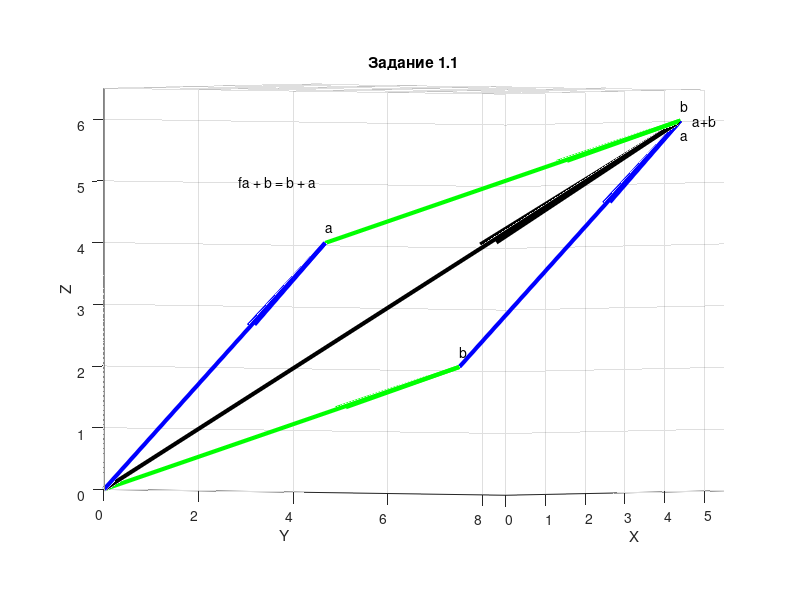
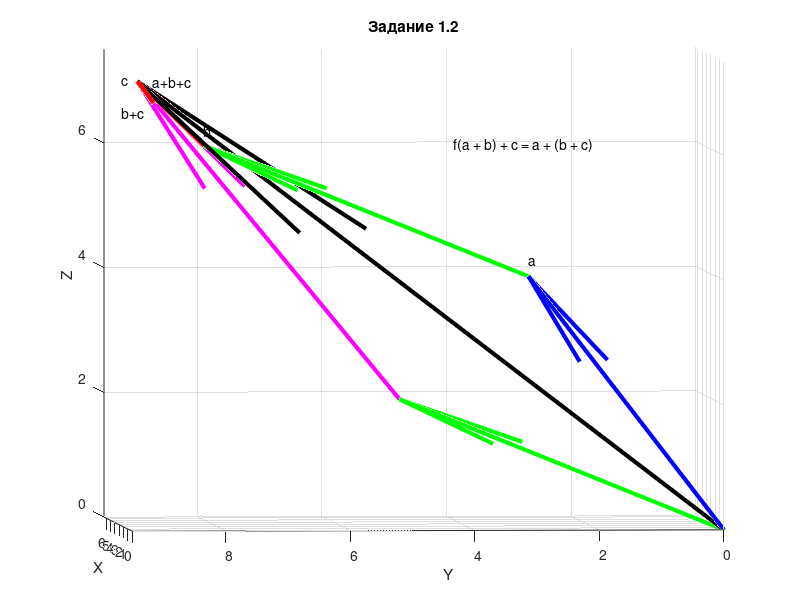
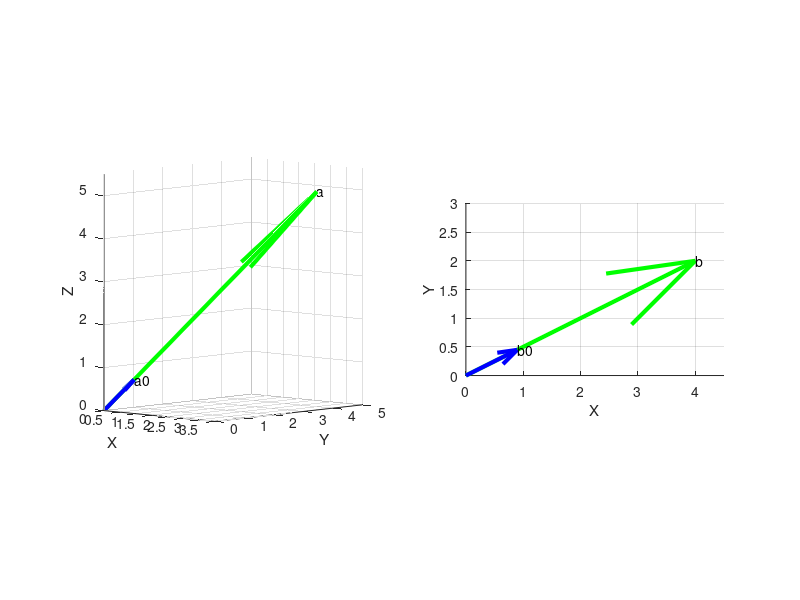
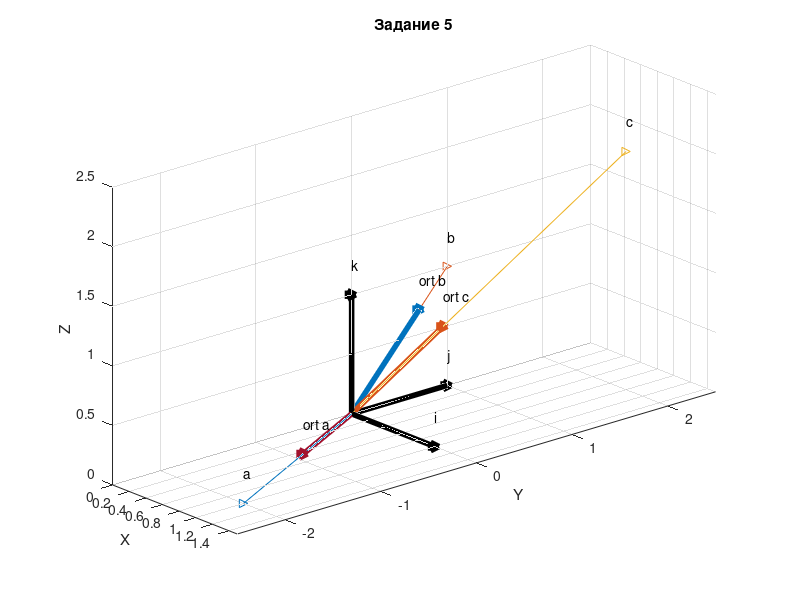

Recreate these plots in MATLAB, in order. (Note: this script raises an error after producing the figures.)
%% ДЗ к семинару 4 по алгебре Matlab

%% Задание 1
% Проверьте свойства суммы векторов (источник [1], стр. 7),      
% используя векторы a=(2;3;4), b=(3;5;2), c=(1;1;1): 
% сначала непосредственно (сумма 1 == сумма 2), 
% затем используя функцию isequal( , ). 
% Сделайте геометрическую интерпретацию.
a = [2, 3, 4];
b = [3, 5, 2];
c = [1, 1, 1];
disp("коммутативное свойство через == : a+b=b+a")
a + b == b + a
disp("коммутативное свойство через isequal : a+b=b+a")
isequal(a + b, b + a)
disp("ассоциативное свойство через == : (a+b)+c=a+(b+c)")
a + b + c == a + (b + c)
disp("ассоциативное свойство через isequal : (a+b)+c=a+(b+c)")
isequal(a + b + c, a + (b + c))

figure("Name", "Задание 1.1");
title("Задание 1.1");
grid on;
hold on;
quiver3(0,0,0,2,3,4,1,'LineWidth',3,"Color","b");
quiver3(2,3,4,3,5,2,1,'LineWidth',3,"Color","g");
quiver3(0,0,0,3+2,5+3,2+4,1,'LineWidth',3,"Color","k");
quiver3(0,0,0,3,5,2,1,'LineWidth',3,"Color","g");
quiver3(3,5,2,2,3,4,1,'LineWidth',3,"Color","b");
axis equal;
axis([0 5.5 0 8.5 0 6.5]);
xlabel("X");
ylabel("Y");
zlabel("Z");
text(2, 3, 4.25,"a");
text(3+2,5+3,2+4 + 0.25,"b");
text(3+2,5+3 + 0.25,2+4,"a+b");
text(3, 5, 2.25,"b");
text(2+3,3+5,4+2 - 0.25,"a");
text(1,2,5,"\bfa + b = b + a", "LineWidth", 4);
view(50,-1)

figure("Name", "Задание 1.2");
title("Задание 1.2");
grid on;
hold on;
quiver3(0,0,0,2,3,4,1,'LineWidth',3,"Color","b");
quiver3(2,3,4,3,5,2,1,'LineWidth',3,"Color","g");
quiver3(2+3,3+5,4+2,1,1,1,1,'LineWidth',3,"Color","r");
quiver3(0,0,0,3+2+1,5+3+1,2+4+1,1,'LineWidth',3,"Color","k");

quiver3(0,0,0,3,5,2,1,'LineWidth',3,"Color","g");
quiver3(3,5,2,2+1,3+1,4+1,1,'LineWidth',3,"Color","magenta");
axis equal;
axis([0 6.5 0 9.5 0 7.5]);
xlabel("X");
ylabel("Y");
zlabel("Z");
text(2, 3, 4.25,"a");
text(3+2,5+3,2+4 + 0.25,"b");
text(3+2+1,5+3+1 + 0.25,2+4+1,"c");
text(3+2+1,5+3+1 - 0.25,2+4+1,"a+b+c");
text(3+2+1,5+3+1 + 0.25,2+4+1 - 0.5,"b+c");
text(5,4,6,"\bf(a + b) + c = a + (b + c)");
view(-94,2)

%% Задание 2
% Проверьте свойства умножения вектора на число 
% (1,2,3 согласно источнику [1], стр. 29) 
% на следующих векторах: a=(4,2,3), b=(1,5,2) 
% и числах: α=4, β=3. Используйте isequal.
a = [4,2,3];
b = [1,5,2];
alpha = 4;
beta = 3;
disp("дистрибутивное свойство: α(a+b)=αa+αb")
isequal(alpha * (a + b), alpha*a + alpha*b)
disp("дистрибутивное свойство: (α+β)a=αa+βa")
isequal((alpha + beta) * a, alpha*a + beta*a)
disp("ассоциативное свойство: α(βa)=(αβ)a")
isequal(alpha * (beta*a), (alpha*beta)*a)

%% Задание 3
% Длину вектора  a = {3, 4, 5} вычислите по 
% определению ([1], стр. 30) и с помощью 
% встроенной функции norm(). Вычислите орт 
% а0 (найдите его координаты). Проверьте, 
% является ли вычисленный вектор единичным 
% (isequal). Изобразите оба вектора. 
% Сделайте то же самое для вектора b = {4, 2}.
figure("Name", "Задание 3");
title("Задание 3");

a = [3,4,5];
disp("длина вектора по определению:")
length1 = sqrt(sum(a.^2))
disp("длина вектора с помощью norm():")
length2 = norm(a)
a0 = a / length1
disp("a0 - единичный? :")
isequal(1, norm(a0))
subplot(1,2,1);
grid on;
hold on;
quiver3(0,0,0,3,4,5,1,'LineWidth',3,"Color","g");
quiver3(0,0,0,a0(1),a0(2),a0(3),1,'LineWidth',3,"Color","b");
axis equal;
axis([0 3.5 0 5 0 5.5]);
xlabel("X");
ylabel("Y");
zlabel("Z");
text(3,4,5, "a");
text(a0(1),a0(2),a0(3), "a0");
view(43,6)

b = [4,2];
disp("длина вектора по определению:")
lengthB1 = sqrt(sum(b.^2))
disp("длина вектора с помощью norm():")
lengthB2 = norm(b)
b0 = b / lengthB1
disp("b0 - единичный? :")
isequal(1, norm(b0))
subplot(1,2,2);
grid on;
hold on;
quiver(0,0,4,2,1,'LineWidth',3,"Color","g");
quiver(0,0,b0(1),b0(2),1,'LineWidth',3,"Color","b");
axis equal;
axis([0 4.5 0 3]);
xlabel("X");
ylabel("Y");
text(4,2, "b");
text(b0(1),b0(2), "b0");

%% Задание 4
% Вычислите в градусах углы наклона вектора 
% a = {3, 4, 5} к осям координат. Проверьте, 
% что сумма квадратов направляющих косинусов 
% вектора будет равна единице. Сделайте то же 
% самое для вектора b = {4, 2}.
a = [3,4,5];
disp("косинусы к осям координат: ")
cosA = a ./ norm(a)
disp("сумма квадратов напрвлющих косинусов: ")
summaA = sum(cosA.^2)
disp("углы в градусах: ")
anglesA = acosd(cosA)

b = [4,2];
disp("косинусы к осям координат: ")
cosB = b ./ norm(b)
disp("сумма квадратов напрвлющих косинусов: ")
summaB = sum(cosB.^2)
disp("углы в градусах: ")
anglesB = acosd(cosB)

%% Задание 5
% Векторы a = {1, -2, 0}, b = {0, 1, 1} 
% и c = {1, 2, 2} образуют базис (покажите, 
% что векторы некомпланарны). Изобразите эти 
% векторы с помощью функций line и plot3. 
% Изобразите координатные орты  черным цветом, 
% толщиной ‘LineWidth’, 4. Вычислите и изобразите 
% орты векторов  толщиной ‘LineWidth’, 4.
figure("Name", "Задание 5");
title("Задание 5");
grid on;
hold on;
a = [1,-2,0];
b = [0,1,1];
c = [1,2,2];
disp("a, b, c не компланарны, т.к. их смешанное произведение равно: ")
dot_cross = dot(cross(a,b),c)
line([0,0,0; a(1),b(1),c(1)], [0,0,0; a(2),b(2),c(2)], [0,0,0; a(3),b(3),c(3)])
plot3(a(1),a(2),a(3),'>')
plot3(b(1),b(2),b(3),'>')
plot3(c(1),c(2),c(3),'>')
text(a(1), a(2), a(3)+0.25,"a")
text(b(1), b(2), b(3)+0.25,"b")
text(c(1), c(2), c(3)+0.25,"c")

line([0,0,0; 1,0,0], [0,0,0; 0,1,0], [0,0,0; 0,0,1], 'LineWidth', 4, 'Color', 'k')
plot3(1,0,0,'>', 'LineWidth', 4, 'Color', 'k')
plot3(0,1,0,'>', 'LineWidth', 4, 'Color', 'k')
plot3(0,0,1,'>', 'LineWidth', 4, 'Color', 'k')
text(1, 0, 0+0.25,"i")
text(0, 1, 0+0.25,"j")
text(0, 0, 1+0.25,"k")

ortA = a / norm(a)
ortB = b / norm(b)
ortC = c / norm(c)
line([0,0,0; ortA(1),ortB(1),ortC(1)], [0,0,0; ortA(2),ortB(2),ortC(2)], [0,0,0; ortA(3),ortB(3),ortC(3)], 'LineWidth', 4)
plot3(ortA(1),ortA(2),ortA(3),'>', 'LineWidth', 4)
plot3(ortB(1),ortB(2),ortB(3),'>', 'LineWidth', 4)
plot3(ortC(1),ortC(2),ortC(3),'>', 'LineWidth', 4)
text(ortA(1), ortA(2), ortA(3)+0.25,"ort a")
text(ortB(1), ortB(2), ortB(3)+0.25,"ort b")
text(ortC(1), ortC(2), ortC(3)+0.25,"ort c")

axis equal;
axis([0 1.5 -2.5 2.5 0 2.5]);
xlabel("X");
ylabel("Y");
zlabel("Z");
view(49,20)

%% Задание 6
% Векторы  p = {2,-3}  и  q = {1,2} 
% образуют базис (покажите, что векторы 
% неколлинеарны).  Найдите разложение 
% вектора s = {9,4}  по базису p и q: 
% s =mp + nq. Изобразите  векторы p, q , 
% mp, nq, s,  а также координатные оси Ox и Oy 
% и координатные орты i, j.
figure("Name", "Задание 6", "NumberTitle","off");
title("Задание 5");
grid on;
hold on;
p = [2,-3];
q = [1,2];
p3 = [2,-3,0];
q3 = [1,2,0];
disp("p, q не коллинеарны, т.к. их векторное произведение не равно 0: ")
cross_p3q3 = cross(p3,q3)
s = [9,4];
opr = det(horzcat(p', q'));
opr1 = det(horzcat(s', q'));
opr2 = det(horzcat(p', s'));
m = opr1 / opr;
n = opr2 / opr;
mp = m * p
nq = n * q

quiver(0, 0, mp(1), mp(2), 1)
quiver(0, 0, nq(1), nq(2), 1)
quiver(0, 0, p(1), p(2), 1)
quiver(0, 0, q(1), q(2), 1)
quiver(0, 0, s(1), s(2), 1)
quiver(0, 0, 1, 0, 1, 'Color','k', 'LineWidth', 2)
quiver(0, 0, 0, 1, 1, 'Color','k', 'LineWidth', 2)
quiver(0, 0, 0, 10, 1, 'Color','k')
quiver(0, 0, 10, 0, 1, 'Color','k')
text(q(1), q(2), '\bfq');
text(p(1), p(2), '\bfp');
text(s(1), s(2), '\bfs');
text(mp(1), mp(2), '\bfmp');
text(nq(1), nq(2), '\bfnq');
text(1, 0.25, '\bfi');
text(0, 1.25, '\bfj');
text(-0.25, 5, '\bfY', 'Color','k');
text(5, -0.25, '\bfX', 'Color','k');
axis equal;

%% Задание 7
% На плоскости даны три вектора a = {3,2}, 
% b = {-2,1}, c = {4,-4}. Определите разложение 
% каждого из этих трёх векторов, принимая в 
% качестве базиса  два других. Графическое окно 
% разбейте на четыре области.  Во всех окнах 
% изобразите координатные оси Ox и Oy,  орты i, j. 
% В первом изобразите три вектора. В оставшихся трёх – 
% геометрическую интерпретацию разложения каждого из 
% этих трёх векторов по двум остальным. Векторы базиса 
% представьте синим цветом, разлагаемый вектор – красным. 
figure("Name", "Задание 7", "NumberTitle","off");
a = [3,2];
b = [-2,1];
c = [4,-4];

subplot(2,2,1);
hold on;
grid on;
quiver(0,0,a(1),a(2),1);
quiver(0,0,b(1),b(2),1);
quiver(0,0,c(1),c(2),1);
quiver(0,-4,0,6,1, 'Color', 'k');
quiver(-2,0,6,0,1, 'Color', 'k');
quiver(0,0,1,0,1, 'Color', 'k', 'LineWidth',2);
quiver(0,0,0,1,1, 'Color', 'k', 'LineWidth',2);
text(3,2,"a");
text(-2,1,"b");
text(4,-4,"c");
text(1,0,"i");
text(0.15,1,"j");
text(4,0,"X");
text(0,2,"Y");
axis equal;
axis([-2 4 -4 2]);


subplot(2,2,2);
hold on;
grid on;
decA = decompose(b,c,a);
quiver(0, 0, b(1), b(2), 1, 'color', 'blue', 'lineWidth', 2)
quiver(0, 0, decA(1)*b(1), decA(1)*b(2), 1, 'color', 'blue', 'lineWidth', 2)
quiver(0, 0, c(1), c(2), 1, 'color', 'blue', 'lineWidth', 2)
quiver(0, 0, decA(2)*c(1), decA(2)*c(2), 1, 'color', 'blue', 'lineWidth', 2)
quiver(0, 0, a(1), a(2), 1, 'color', 'red', 'lineWidth', 2)
quiver(0,-4,0,6,1, 'Color', 'k');
quiver(-2,0,6,0,1, 'Color', 'k');
quiver(0,0,1,0,1, 'Color', 'k', 'LineWidth',2);
quiver(0,0,0,1,1, 'Color', 'k', 'LineWidth',2);
text(1,0,"i");
text(0.15,1,"j");
text(4,0,"X");
text(0,2,"Y");
axis equal;
axis([-8 10 -5 8]);

subplot(2,2,3);
hold on;
grid on;
decB = decompose(a,c,b);
quiver(0, 0, a(1), a(2), 1, 'color', 'blue', 'lineWidth', 2)
quiver(0, 0, decB(1)*a(1), decB(1)*a(2), 1, 'color', 'blue', 'lineWidth', 2)
quiver(0, 0, c(1), c(2), 1, 'color', 'blue', 'lineWidth', 2)
quiver(0, 0, decB(2)*c(1), decB(2)*c(2), 1, 'color', 'blue', 'lineWidth', 2)
quiver(0, 0, b(1), b(2), 1, 'color', 'red')
quiver(0,-4,0,6,1, 'Color', 'k');
quiver(-2,0,6,0,1, 'Color', 'k');
quiver(0,0,1,0,1, 'Color', 'k', 'LineWidth',2);
quiver(0,0,0,1,1, 'Color', 'k', 'LineWidth',2);
text(1,0,"i");
text(0.15,1,"j");
text(4,0,"X");
text(0,2,"Y");
axis equal;
axis([-2 4 -4 2]);

subplot(2,2,4);
hold on;
grid on;
decC = decompose(a,b,c);
quiver(0, 0, a(1), a(2), 1, 'color', 'blue', 'lineWidth', 2)
quiver(0, 0, decC(1)*a(1), decC(1)*a(2), 1, 'color', 'blue', 'lineWidth', 2)
quiver(0, 0, b(1), b(2), 1, 'color', 'blue', 'lineWidth', 2)
quiver(0, 0, decC(2)*b(1), decC(2)*b(2), 1, 'color', 'blue', 'lineWidth', 2)
quiver(0, 0, c(1), c(2), 1, 'color', 'red', 'lineWidth', 2)
quiver(0,-4,0,6,1, 'Color', 'k');
quiver(-2,0,6,0,1, 'Color', 'k');
quiver(0,0,1,0,1, 'Color', 'k', 'LineWidth',2);
quiver(0,0,0,1,1, 'Color', 'k', 'LineWidth',2);
text(1,0,"i");
text(0.15,1,"j");
text(4,0,"X");
text(0,2,"Y");
axis equal;
axis([-2 6 -4 2]);



%% Задание 8
% Даны четыре вектора a = {2,1,0}, 
% b = {1,-1,2},  c = {2,2,-1} и 
% d = {3,7,-7}. Определите разложение 
% вектора а, принимая в качестве базиса 
% три остальных вектора. Сделайте геометрическую 
% интерпретацию задачи на 2 рисунках. На 
% первом рисунке изобразите координатные 
% оси, орты осей и четыре вектора. На втором – 
% геометрическую интерпретацию разложения вектора а. 
% Векторы базиса представьте синим цветом, разлагаемый 
% вектор – красным.
figure("Name", "Задание 8", "NumberTitle","off");
a = [2,1,0];
b = [1,-1,2];
c = [2,2,-1];
d = [3,7,-7];

subplot(1,2,1);
hold on;
grid on;
quiver3(0,0,0,a(1),a(2),a(3),1);
quiver3(0,0,0,b(1),b(2),b(3),1);
quiver3(0,0,0,c(1),c(2),c(3),1);
quiver3(0,0,0,d(1),d(2),d(3),1);
quiver3(0,0,0,1,0,0,1, 'Color', 'k', 'LineWidth',2);
quiver3(0,0,0,0,1,0,1, 'Color', 'k', 'LineWidth',2);
quiver3(0,0,0,0,0,1,1, 'Color', 'k', 'LineWidth',2);
quiver3(-1,0,0,7,0,0,1, 'Color', 'k');
quiver3(0,-1,0,0,8,0,1, 'Color', 'k');
quiver3(0,0,-7,0,0,9,1, 'Color', 'k');
text(1,0,0,"i");
text(0.15,1,0,"j");
text(0.15,0,1,"k");
text(4,0,0,"X");
text(0,2,0,"Y");
text(0,0,2,"Z");
axis equal;
view(127,32)

subplot(1,2,2);
hold on;
grid on;
opr = det(horzcat(b', c', d'));
opr1 = det(horzcat(a', c', d'));
opr2 = det(horzcat(b', a', d'));
opr3 = det(horzcat(b', c', a'));
decA = [opr1/opr, opr2/opr, opr3/opr];
quiver3(0, 0, 0, decA(1)*b(1), decA(1)*b(2), decA(1)*b(3), 1, 'b');
quiver3(0, 0, 0, decA(2)*c(1), decA(2)*c(2), decA(2)*c(3), 1, 'b');
quiver3(0, 0, 0, decA(3)*d(1), decA(3)*d(2), decA(3)*d(3), 1, 'b');
quiver3(0, 0, 0, a(1), a(2), a(3), 1, 'r');

quiver3(0,0,0,1,0,0,1, 'Color', 'k', 'LineWidth',2);
quiver3(0,0,0,0,1,0,1, 'Color', 'k', 'LineWidth',2);
quiver3(0,0,0,0,0,1,1, 'Color', 'k', 'LineWidth',2);
quiver3(-1,0,0,7,0,0,1, 'Color', 'k');
quiver3(0,-1,0,0,8,0,1, 'Color', 'k');
quiver3(0,0,-7,0,0,9,1, 'Color', 'k');
text(1,0,0,"i");
text(0.15,1,0,"j");
text(0.15,0,1,"k");
text(4,0,0,"X");
text(0,2,0,"Y");
text(0,0,2,"Z");
axis equal;
view(174,36)

%% Задание 9
% Даны векторы a = {-1,2,0}, b = {0,1,2} и  
% c = {1,2,2}. Используя функцию isequal, 
% проверьте свойства 1, 2, 2’, 3, 3’, 4 
% скалярного произведения векторов 
% ([1], стр. 40).
a = [-1,2,0];
b = [0,1,2];
c = [1,2,2];
disp("Свойство 1: (a,b)=(b,a) - верно?")
isEqual1 = isequal(dot(a,b), dot(b,a))
disp("Свойство 2: (a+b,c)=(a,c)+(b,c) - верно?")
isEqual2 = isequal(dot(a+b,c), dot(a,c) + dot(b,c))
disp("Свойство 2': (a,b+c)=(a,b)+(a,c) - верно?")
isEqual22 = isequal(dot(a,b+c), dot(a,b)+dot(a,c))
disp("Свойство 3: (αa,b)=α(a,b) - верно?")
isEqual3 = isequal(dot(3*a,b), 3*dot(a,b))
disp("Свойство 3': (a,αb)=α(a,b) - верно?")
isEqual33 = isequal(dot(a,3*b), 3*dot(a,b))
disp("Свойство 4: (a,a)>0, если a!=0; (a,a)=0, если a=0  - верно?")
a = [-1,2,0]
scalar_a_a = dot(a,a)
nullA = [0,0,0]
scalar_null_a_a = dot(nullA,nullA)

%% Задание 10
% Даны векторы a = {-1,2,0}, b = {0,1,2} 
% и  c = {1,2,2}. Используя функцию isequal, 
% убедитесь в невыполнении равенств 
% (2), (3), (4) ([1], стр. 40).
a = [-1,2,0];
b = [0,1,2];
c = [1,2,2];
disp("Свойство 2: (a,b)*c=a*(b,c) - верно?")
isEqualPr2 = isequal(dot(a,b)*c, a*dot(b,c))
disp("Свойство 3: a*b=a*c => b=c - верно?")
posylka = isequal(a.*b, a.*c)
zakluchenye = isequal(b,c)
disp("Свойство 4: (a,b)*b=a*(b,b) - верно?")
isEqualPr4 = isequal(dot(a,b)*b, a*dot(b,b))
%% Функция для 7 задания
% раскладывает s по p и q
function [mn] = decompose(p,q,s)
opr = det(horzcat(p', q'));
opr1 = det(horzcat(s', q'));
opr2 = det(horzcat(p', s'));
mn = [opr1/opr, opr2/opr];
end